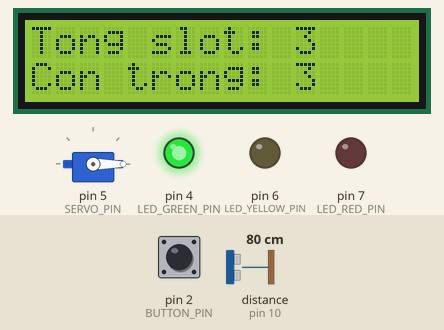
Recording of a sketch running on a simulated Arduino Uno, built with avr-gcc and run on an emulated ATmega328P. On the bench: servo, 16×2 character LCD, output pins drawn as LEDs (lit = HIGH). Wiring (inferred from the names in the program): ultrasonic range finder: trigger pin 9; echo pin 10. The test bench sets the inputs (shaded band); at power-on: pin 2 (BUTTON_PIN) HIGH, distance to the obstacle (sensor on pin 10) 80 cm. The echo pulse lasts 58.3 µs per cm; pins used as bus, display or sensor lines are not drawn; what the sketch prints to the serial monitor is not drawn.

Above: at 2.3 s.
2.4 s: pin 2 (BUTTON_PIN) pulled LOW for 0.15 s
At 2.93 s:
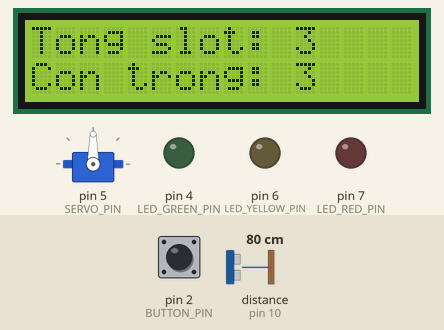
3.1 s: distance to the obstacle (sensor on pin 10) set to 120 cm
6.1 s: distance to the obstacle (sensor on pin 10) set to 2 cm
At 7.67 s:
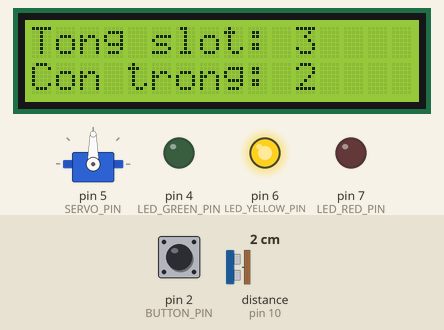
9.1 s: pin 2 (BUTTON_PIN) pulled LOW for 1 s
At 9.43 s:
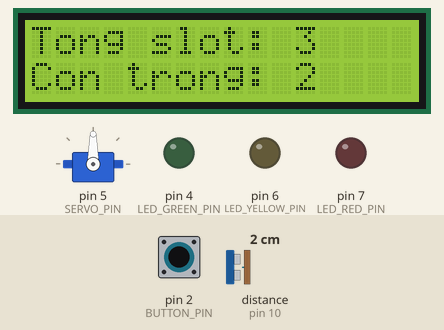
10.7 s: distance to the obstacle (sensor on pin 10) set to 60 cm
At 11.66 s:
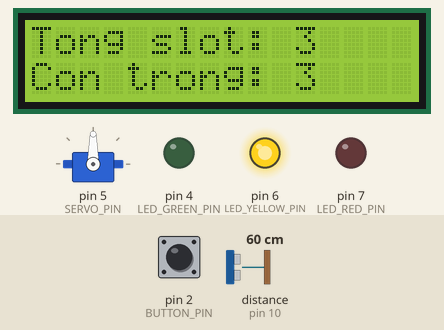
Timing chart, 0 to 14.7 s (numbered marks = the images above; inputs shaded):
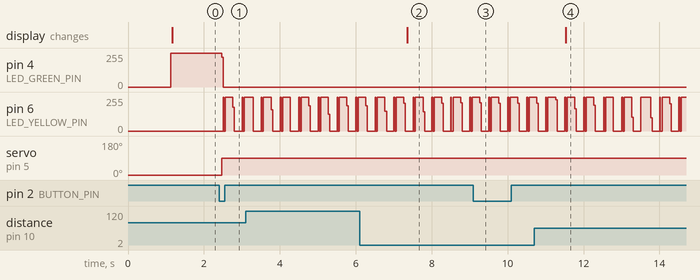

The sketch:

smart_parking.ino
```cpp
/*
 * Smart E-Parking System - Arduino Uno R3
 * Version 2.0 - Redesigned System
 *
 * Hardware:
 * - 1 SRF05 sensor cho Slot 1
 * - Button DIP 6x6x10MM cho barrier control
 * - Servo SG90 cho barrier
 * - LCD 1602 I2C
 * - 3 LED: Xanh lá, Vàng, Đỏ
 *
 * Features:
 * - Button control barrier (nhấn 1 lần mở, nhấn lần 2 giữ mở)
 * - Auto-close barrier sau 5-10 giây
 * - 3 LED status indicators
 * - LCD hiển thị "Tong slot: X" và "Con trong: Y"
 * - Slot 1: SRF05 sensor, Slot 2,3: Manual từ web
 */

#include <Servo.h>
#include <Wire.h>
#include <LiquidCrystal_I2C.h>

// ============================================
// PIN CONFIGURATION
// ============================================
// Button DIP
#define BUTTON_PIN 2

// SRF05 Sensor (Slot 1)
#define SLOT1_TRIG 9
#define SLOT1_ECHO 10

// Servo Barrier
#define SERVO_PIN 5

// LED Status (3 LED: Xanh lá, Vàng, Đỏ)
#define LED_GREEN_PIN 4
#define LED_YELLOW_PIN 6
#define LED_RED_PIN 7

// LCD I2C
#define LCD_ADDRESS 0x27
#define LCD_COLS 16
#define LCD_ROWS 2

// ============================================
// CONFIGURATION
// ============================================
#define TOTAL_SLOTS 3
#define SLOT_OCCUPIED_MAX 50   // < 50cm = có xe
#define SLOT_FREE_MIN 80       // > 80cm = trống
#define SENSOR_TIMEOUT 30000   // 30ms timeout

// Servo
#define SERVO_OPEN_ANGLE 90
#define SERVO_CLOSE_ANGLE 0

// Barrier delay (có thể cấu hình từ web)
#define BARRIER_AUTO_CLOSE_DELAY 7000  // 7 giây (mặc định)

// Button debounce
#define BUTTON_DEBOUNCE_DELAY 50  // 50ms

// ============================================
// GLOBAL OBJECTS
// ============================================
Servo barrierServo;
LiquidCrystal_I2C lcd(LCD_ADDRESS, LCD_COLS, LCD_ROWS);

// ============================================
// STATE VARIABLES
// ============================================
// Slot status (0=trống, 1=đầy)
int slots[TOTAL_SLOTS] = {0, 0, 0};  // Slot 1 từ sensor, Slot 2,3 manual
int freeSlots = TOTAL_SLOTS;
int totalSlots = TOTAL_SLOTS;

// Barrier
bool barrierOpen = false;
unsigned long barrierOpenTime = 0;
bool buttonHoldMode = false;  // Giữ mở khi nhấn nút lần 2

// Button
bool buttonState = false;
bool lastButtonState = false;
unsigned long lastButtonDebounce = 0;
int buttonPressCount = 0;  // Đếm số lần nhấn

// Operation Mode
bool autoControlEnabled = true;  // AUTO mode mặc định
String serialBuffer = "";

// Sensor filter
int lastDistance = 999;
int stableCount = 0;
const int STABLE_THRESHOLD = 3;

// Timing
unsigned long lastLCDUpdate = 0;
unsigned long lastSerialUpdate = 0;
unsigned long lastSensorRead = 0;
bool systemReady = false;
unsigned long startupTime = 0;

// System error
bool systemError = false;

// ============================================
// SETUP
// ============================================
void setup() {
  Serial.begin(115200);

  // Pin modes
  pinMode(BUTTON_PIN, INPUT_PULLUP);  // Button với pull-up internal

  pinMode(SLOT1_TRIG, OUTPUT);
  pinMode(SLOT1_ECHO, INPUT);
  digitalWrite(SLOT1_TRIG, LOW);

  pinMode(LED_GREEN_PIN, OUTPUT);
  pinMode(LED_YELLOW_PIN, OUTPUT);
  pinMode(LED_RED_PIN, OUTPUT);

  // Tắt tất cả LED ban đầu
  digitalWrite(LED_GREEN_PIN, LOW);
  digitalWrite(LED_YELLOW_PIN, LOW);
  digitalWrite(LED_RED_PIN, LOW);

  // Servo
  barrierServo.attach(SERVO_PIN);
  barrierServo.write(SERVO_CLOSE_ANGLE);
  barrierOpen = false;

  // LCD
  lcd.init();
  lcd.backlight();
  lcd.clear();
  lcd.setCursor(0, 0);
  lcd.print("Smart Parking");
  lcd.setCursor(0, 1);
  lcd.print("Initializing...");

  // Đợi hệ thống ổn định
  delay(1000);

  // Khởi tạo state
  slots[0] = 0;  // Slot 1 trống
  slots[1] = 0;  // Slot 2 trống
  slots[2] = 0;  // Slot 3 trống
  freeSlots = TOTAL_SLOTS;

  // LCD ready
  lcd.clear();
  updateLCD();

  startupTime = millis();
  systemReady = true;

  Serial.println("Arduino Smart Parking System Ready v2.0");
  Serial.println("Features: Button control, 3 LED status, Multi-slot support");
}

// ============================================
// MAIN LOOP
// ============================================
void loop() {
  // Đọc command từ Serial
  readSerialCommands();

  // Đọc button
  readButton();

  // Xử lý button press
  handleButtonPress();

  // Đọc sensor Slot 1 (sau khi hệ thống ổn định)
  if (systemReady && (millis() - startupTime) > 2000) {
    if (millis() - lastSensorRead >= 200) {  // Đọc mỗi 200ms
      readSlot1Sensor();
      lastSensorRead = millis();
    }
  }

  // Cập nhật số slot trống
  updateFreeSlots();

  // Xử lý barrier auto-close
  handleBarrierAutoClose();

  // Cập nhật LED status
  updateStatusLEDs();

  // Cập nhật LCD (mỗi 1 giây)
  if (millis() - lastLCDUpdate >= 1000) {
    updateLCD();
    lastLCDUpdate = millis();
  }

  // Gửi JSON qua Serial (mỗi 500ms)
  if (millis() - lastSerialUpdate >= 500) {
    sendJSON();
    lastSerialUpdate = millis();
  }

  delay(10);  // Main loop delay
}

// ============================================
// ĐỌC BUTTON VỚI DEBOUNCE
// ============================================
void readButton() {
  int reading = digitalRead(BUTTON_PIN);

  // Debounce
  if (reading != lastButtonState) {
    lastButtonDebounce = millis();
  }

  if ((millis() - lastButtonDebounce) > BUTTON_DEBOUNCE_DELAY) {
    if (reading != buttonState) {
      buttonState = reading;

      // Button được nhấn (LOW vì dùng pull-up)
      if (buttonState == LOW) {
        buttonPressCount++;
      }
    }
  }

  lastButtonState = reading;
}

// ============================================
// XỬ LÝ BUTTON PRESS
// ============================================
void handleButtonPress() {
  if (buttonPressCount > 0) {
    // Nhấn nút lần đầu
    if (buttonPressCount == 1) {
      if (freeSlots > 0) {
        // Có slot trống -> Mở barrier
        openBarrier();
        buttonHoldMode = false;
        barrierOpenTime = millis();
        Serial.println("INFO:Button pressed - Opening barrier");
      } else {
        // Bãi đầy
        Serial.println("WARN:Button pressed but parking is FULL");
        // LED đỏ đã được set trong updateStatusLEDs()
      }
    }
    // Nhấn nút lần 2 (giữ mở)
    else if (buttonPressCount == 2 && barrierOpen) {
      buttonHoldMode = true;
      barrierOpenTime = 0;  // Hủy timer
      Serial.println("INFO:Button pressed again - Holding barrier open");
    }
    // Nhấn nút lần 3 (đóng)
    else if (buttonPressCount >= 3) {
      closeBarrier();
      buttonHoldMode = false;
      buttonPressCount = 0;  // Reset
      Serial.println("INFO:Button pressed 3 times - Closing barrier");
    }

    // Reset counter sau khi xử lý
    buttonPressCount = 0;
  }
}

// ============================================
// MỞ BARRIER
// ============================================
void openBarrier() {
  if (!barrierOpen) {
    barrierServo.write(SERVO_OPEN_ANGLE);
    barrierOpen = true;
    barrierOpenTime = millis();
    Serial.println("INFO:Barrier opened");
  }
}

// ============================================
// ĐÓNG BARRIER
// ============================================
void closeBarrier() {
  if (barrierOpen) {
    barrierServo.write(SERVO_CLOSE_ANGLE);
    barrierOpen = false;
    buttonHoldMode = false;
    barrierOpenTime = 0;
    Serial.println("INFO:Barrier closed");
  }
}

// ============================================
// XỬ LÝ AUTO-CLOSE BARRIER
// ============================================
void handleBarrierAutoClose() {
  if (barrierOpen && !buttonHoldMode) {
    if (barrierOpenTime > 0 && (millis() - barrierOpenTime) >= BARRIER_AUTO_CLOSE_DELAY) {
      closeBarrier();
      Serial.println("INFO:Barrier auto-closed after delay");
    }
  }
}

// ============================================
// ĐỌC SENSOR SLOT 1
// ============================================
void readSlot1Sensor() {
  int dist = readUltrasonic(SLOT1_TRIG, SLOT1_ECHO);

  // Filter để tránh đọc sai
  bool currentOccupied = (dist < SLOT_OCCUPIED_MAX && dist > 0);
  bool lastOccupied = (slots[0] == 1);

  if (currentOccupied == lastOccupied) {
    stableCount = 0;
  } else {
    stableCount++;
    if (stableCount >= STABLE_THRESHOLD) {
      slots[0] = currentOccupied ? 1 : 0;
      stableCount = 0;

      Serial.print("INFO:Slot 1 status changed: ");
      Serial.println(slots[0] == 1 ? "OCCUPIED" : "FREE");
    }
  }
}

// ============================================
// ĐỌC KHOẢNG CÁCH TỪ SRF05
// ============================================
int readUltrasonic(int trigPin, int echoPin) {
  digitalWrite(trigPin, LOW);
  delayMicroseconds(2);
  digitalWrite(trigPin, HIGH);
  delayMicroseconds(10);
  digitalWrite(trigPin, LOW);

  long duration = pulseIn(echoPin, HIGH, SENSOR_TIMEOUT);
  int distance = (duration * 0.0343) / 2;

  if (distance <= 0 || distance > 400) {
    return 999;
  }

  return distance;
}

// ============================================
// CẬP NHẬT SỐ SLOT TRỐNG
// ============================================
void updateFreeSlots() {
  int occupied = 0;
  for (int i = 0; i < TOTAL_SLOTS; i++) {
    if (slots[i] == 1) {
      occupied++;
    }
  }
  freeSlots = TOTAL_SLOTS - occupied;
}

// ============================================
// CẬP NHẬT LED STATUS
// ============================================
void updateStatusLEDs() {
  // Tắt tất cả trước
  digitalWrite(LED_GREEN_PIN, LOW);
  digitalWrite(LED_YELLOW_PIN, LOW);
  digitalWrite(LED_RED_PIN, LOW);

  if (systemError) {
    // Lỗi: Đỏ nhấp nháy
    digitalWrite(LED_RED_PIN, (millis() % 500) < 250 ? HIGH : LOW);
  } else if (freeSlots == 0) {
    // Bãi đầy: Đỏ sáng
    digitalWrite(LED_RED_PIN, HIGH);
  } else if (barrierOpen) {
    // Barrier mở: Vàng nhấp nháy
    digitalWrite(LED_YELLOW_PIN, (millis() % 500) < 250 ? HIGH : LOW);
  } else if (freeSlots == 1) {
    // Cảnh báo: Vàng sáng (còn 1 slot)
    digitalWrite(LED_YELLOW_PIN, HIGH);
  } else {
    // Bình thường: Xanh lá sáng
    digitalWrite(LED_GREEN_PIN, HIGH);
  }
}

// ============================================
// CẬP NHẬT LCD
// ============================================
void updateLCD() {
  lcd.clear();

  // Dòng 1: "Tong slot: 3"
  lcd.setCursor(0, 0);
  lcd.print("Tong slot: ");
  lcd.print(totalSlots);

  // Dòng 2: "Con trong: X"
  lcd.setCursor(0, 1);
  lcd.print("Con trong: ");
  lcd.print(freeSlots);
}

// ============================================
// ĐỌC COMMAND TỪ SERIAL
// ============================================
void readSerialCommands() {
  while (Serial.available() > 0) {
    char c = Serial.read();

    if (c == '\n' || c == '\r') {
      if (serialBuffer.length() > 0) {
        processCommand(serialBuffer);
        serialBuffer = "";
      }
    } else {
      serialBuffer += c;
      if (serialBuffer.length() > 100) {
        serialBuffer = "";
      }
    }
  }
}

// ============================================
// XỬ LÝ COMMAND TỪ PI
// ============================================
void processCommand(String cmd) {
  cmd.trim();
  cmd.toUpperCase();

  // MODE:AUTO hoặc MODE:MANUAL
  if (cmd.startsWith("MODE:")) {
    String mode = cmd.substring(5);
    mode.trim();

    if (mode == "AUTO") {
      autoControlEnabled = true;
      Serial.println("OK:MODE=AUTO");
    } else if (mode == "MANUAL") {
      autoControlEnabled = false;
      Serial.println("OK:MODE=MANUAL");
    }
  }
  // BARRIER:OPEN hoặc BARRIER:CLOSE
  else if (cmd.startsWith("BARRIER:")) {
    String state = cmd.substring(8);
    state.trim();

    if (state == "OPEN") {
      openBarrier();
      Serial.println("OK:BARRIER=OPEN");
    } else if (state == "CLOSE") {
      closeBarrier();
      Serial.println("OK:BARRIER=CLOSE");
    }
  }
  // SLOT:X:Y (Set slot X = Y, X=1,2,3, Y=0,1)
  else if (cmd.startsWith("SLOT:")) {
    int colonPos = cmd.indexOf(':', 5);
    if (colonPos > 0) {
      int slotId = cmd.substring(5, colonPos).toInt() - 1;  // Slot 1,2,3 -> index 0,1,2
      int status = cmd.substring(colonPos + 1).toInt();

      if (slotId >= 0 && slotId < TOTAL_SLOTS && (status == 0 || status == 1)) {
        slots[slotId] = status;
        Serial.print("OK:SLOT");
        Serial.print(slotId + 1);
        Serial.print("=");
        Serial.println(status);
      }
    }
  }
  // LCD:UPDATE:line1|line2
  else if (cmd.startsWith("LCD:UPDATE:")) {
    String content = cmd.substring(11);
    int pipePos = content.indexOf('|');

    if (pipePos > 0) {
      String line1 = content.substring(0, pipePos);
      String line2 = content.substring(pipePos + 1);

      lcd.clear();
      lcd.setCursor(0, 0);
      lcd.print(line1);
      lcd.setCursor(0, 1);
      lcd.print(line2);

      Serial.println("OK:LCD=UPDATED");
    }
  }
  // PING
  else if (cmd == "PING") {
    Serial.println("OK:PONG");
  }
}

// ============================================
// GỬI JSON QUA SERIAL
// ============================================
void sendJSON() {
  Serial.print("{\"slots\":[");
  for (int i = 0; i < TOTAL_SLOTS; i++) {
    Serial.print(slots[i]);
    if (i < TOTAL_SLOTS - 1) Serial.print(",");
  }
  Serial.print("],\"free_slots\":");
  Serial.print(freeSlots);
  Serial.print(",\"total_slots\":");
  Serial.print(totalSlots);
  Serial.print(",\"barrier\":\"");
  Serial.print(barrierOpen ? "open" : "closed");
  Serial.print("\",\"button_pressed\":");
  Serial.print(buttonState == LOW ? "true" : "false");
  Serial.print(",\"led_status\":\"");

  // LED status
  if (systemError) {
    Serial.print("error");
  } else if (freeSlots == 0) {
    Serial.print("red");
  } else if (barrierOpen) {
    Serial.print("yellow_blink");
  } else if (freeSlots == 1) {
    Serial.print("yellow");
  } else {
    Serial.print("green");
  }

  Serial.print("\",\"mode\":\"");
  Serial.print(autoControlEnabled ? "auto" : "manual");
  Serial.println("\"}");
}
```

Measured:
- after the input at 2.4 s, pin 4 (LED_GREEN_PIN): 255/255 → 0/255 after 0.07 s; pin 6 (LED_YELLOW_PIN): 0/255 → 254/255 after 0.11 s, → 0/255 0.26 s later, → 254/255 0.24 s later; servo on pin 5 (SERVO_PIN): 0° → 90° after 0.06 s
- after the input at 6.1 s, the display: changes after 1.3 s (image 2)
- after the input at 9.1 s, pin 4 (LED_GREEN_PIN): stays 0/255 (without the input it goes to 255/255 after 0.37 s); servo on pin 5 (SERVO_PIN): stays 90° (without the input it goes to 0° after 0.37 s)
- after the input at 10.7 s, the display: changes after 0.83 s (image 4)
